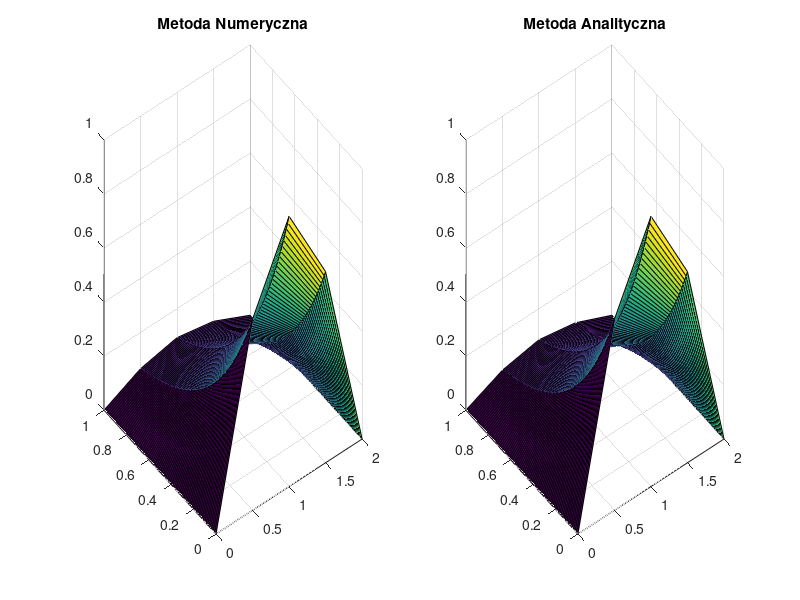

Write the MATLAB code that produced this figure.
clc,clear all
tic
%rozwi�zanie analityczne
G = @(x,t) sin(pi.*x./2).*exp(-(pi.^2).*t./4);

%przedzia� omega
xa=0;
xb=2;
yc=0;
yd=1;

%warunki brzegowe
u1 = @(x) 0;
u2 = @(x) 0;
u3 = @(x,t) sin(pi*x/2);

licznik=0;
%siatka
m=5;
D=1;
deltax=(xb-xa)/(m-1);
x=[xa:deltax:xb];         %przedzia� przestrzenny
deltat=(deltax^2)/(20*D); %dzielimy od razu przez 10, aby warto�� nie by�a blisko deltat graniczne
n_end=floor(yd/deltat)+1;
t=[0:deltat:1];           %przedzia� czasowy

%macierz
psi=zeros(n_end,length(x)); %utworzenie pustej macierzy

for i=2:m-1                %dodanie warunku pocz�tkowego
  psi(1,i)=u3(x(i));
end
                        
for n=2:n_end
  for i=2:m-1
    psi(n,i)=((D*deltat)/deltax^2)*(psi(n-1,i+1)-2*psi(n-1,i)+psi(n-1,i-1))+psi(n-1,i);
  end
  licznik = licznik+1;
end

[X,T] = meshgrid(x,t);
subplot(1,2,1)
surf(X,T,psi)
title('Metoda Numeryczna')
subplot(1,2,2)
surf(X,T,(G(X,T)))
title('Metoda Analityczna')
Error=max(max(abs(psi-G(X,T))))
licznik
toc